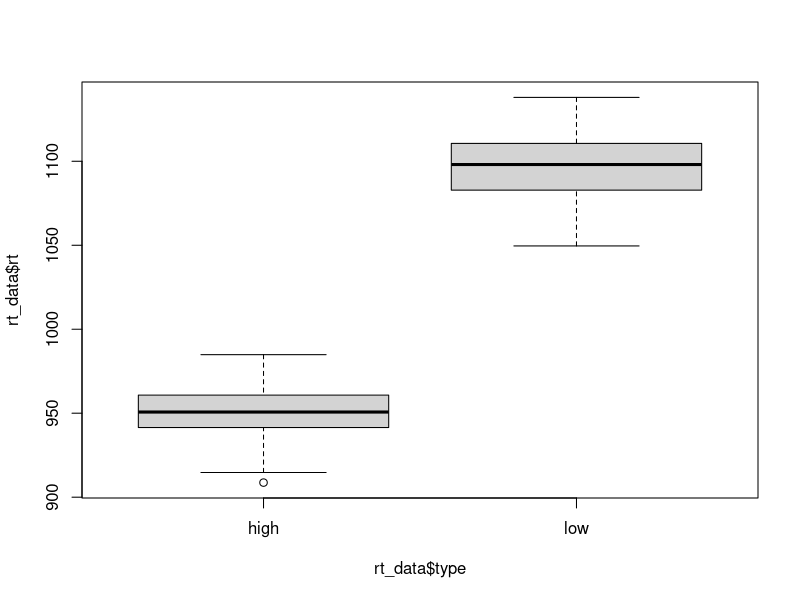
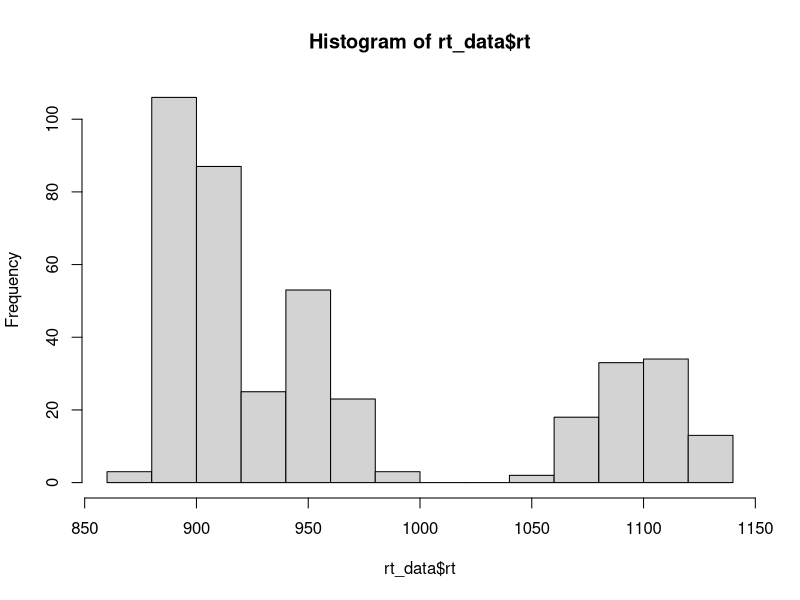
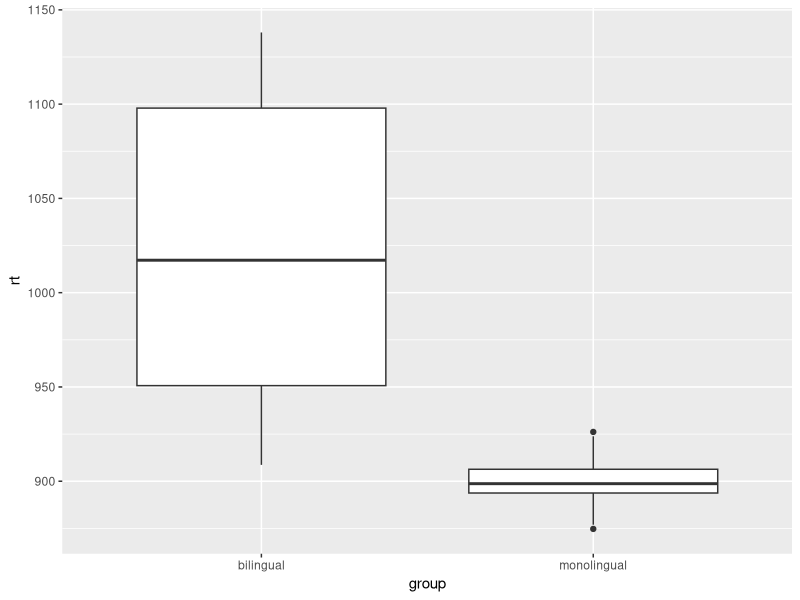
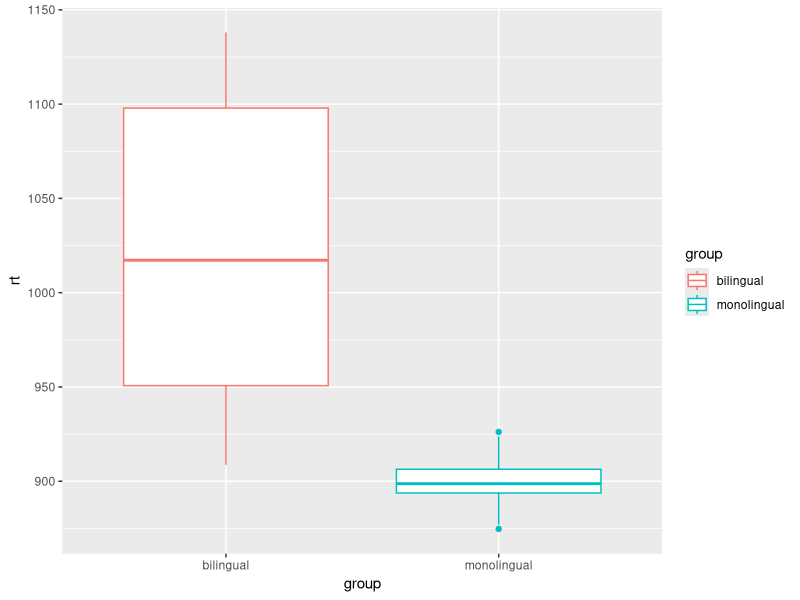
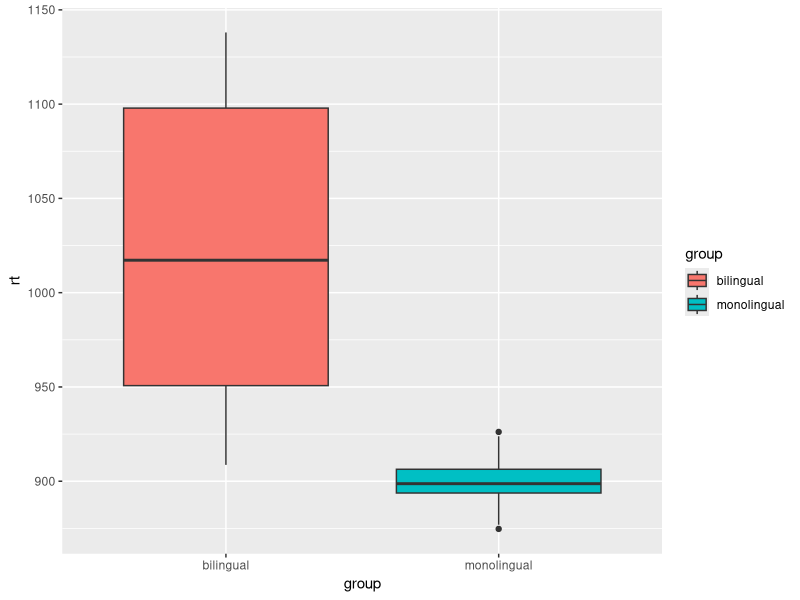
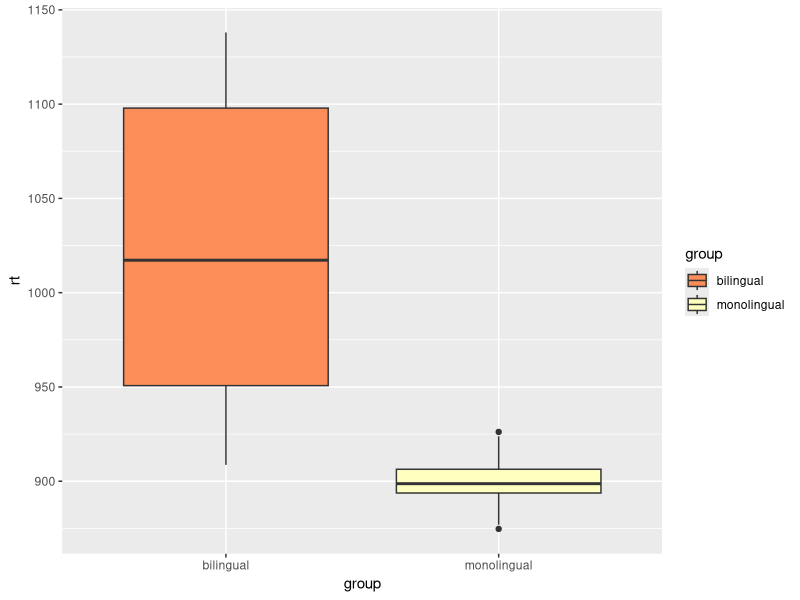
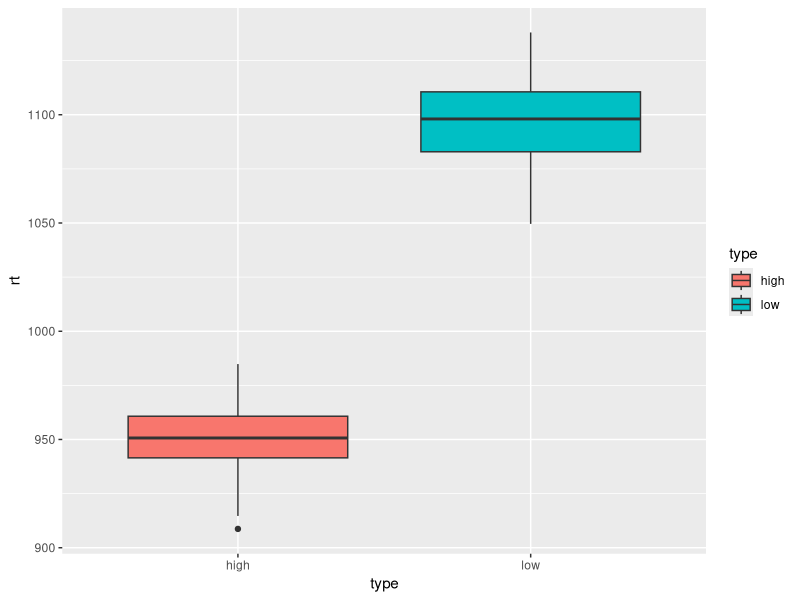
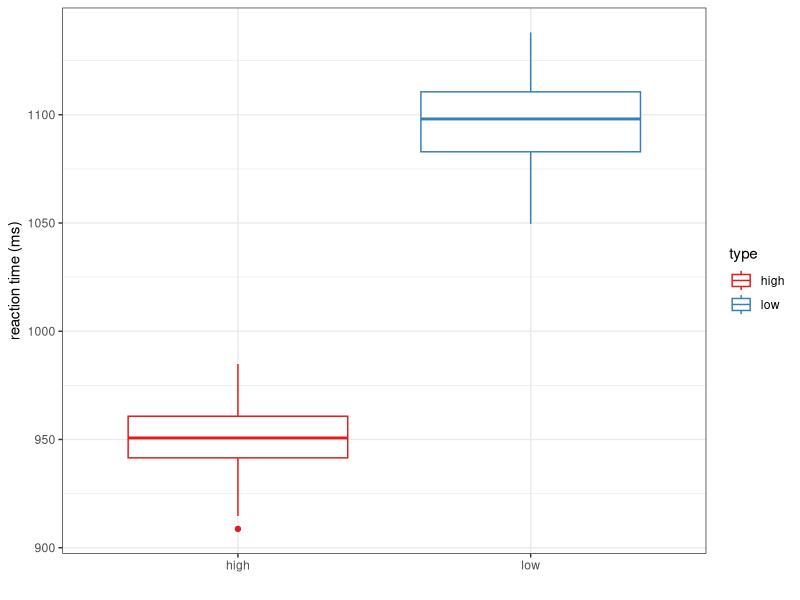

R code for these plots, in order:
## ---- chunk 1
1+3
## ---- chunk 2
## LOAD PACKAGES ####
library(dplyr) # this is a package that makes handling data easier
library(ggplot2) # this is a package that makes nice graphs
## ---- chunk 3
## LOAD IN DATA ####
rt_data = read.delim("reactiondata.txt")
## ---- chunk 4
dim(rt_data)
## ---- chunk 5
head(rt_data)
## ---- chunk 6
tail(rt_data)
## ---- chunk 7
colnames(rt_data)
## ---- chunk 8
# Look at factor levels for some columns
levels(rt_data$group)
levels(rt_data$type)
## ---- chunk 9
table(rt_data$group)
## ---- chunk 10
table(rt_data$type)
## ---- chunk 11
levels(rt_data$rt)
## ---- chunk 12
summary(rt_data$rt)
## ---- chunk 13
boxplot(rt_data$rt ~ rt_data$type)
## ---- chunk 14
# plot and run the group variable in this chunk


## ---- chunk 15
hist(rt_data$rt)
## ---- chunk 16
ggplot(rt_data, aes(x = group, y = rt)) +
  geom_boxplot()
## ---- chunk 17
ggplot(rt_data, aes(x = group, y = rt, colour = group)) +
  geom_boxplot()
## ---- chunk 18
ggplot(rt_data, aes(x = group, y = rt, fill = group)) +
  geom_boxplot()
## ---- chunk 19
ggplot(rt_data, aes(x=group, y=rt, fill=group)) + geom_boxplot() +
   scale_fill_brewer(palette="Spectral")
## ---- chunk 20

## ---- chunk 21

## ---- chunk 22
bl_data = subset(rt_data, group =="bilingual")
## ---- chunk 23
dim(bl_data)
head(bl_data)
tail(bl_data)
## ---- chunk 24
ggplot(bl_data, aes(x=type, y=rt, fill=type)) + geom_boxplot() 
## ---- chunk 25
ggplot(bl_data, aes(x=type, y=rt, colour=type)) + geom_boxplot() +
  ylab("reaction time (ms)") +
  xlab("") +
  scale_colour_brewer(palette = "Set1") +
  theme_bw()
## ---- chunk 26
bl_data_dplyr = rt_data %>%
  filter(group == "bilingual")
## ---- chunk 27
dim(bl_data_dplyr)
head(bl_data_dplyr)
tail(bl_data_dplyr)
## ---- chunk 28
rt_data %>%
  filter(group == "bilingual") %>%
  ggplot(aes(x=type, y=rt, colour=type)) + geom_boxplot() 
## ---- chunk 29
bl_data_dplyr = rt_data %>%
  filter(group != "monolingual")
## ---- chunk 30
quick_rt_data = rt_data %>%
  filter(rt < 1000)
## ---- chunk 31
rt_data %>%
  filter(rt < 1000) %>%
  ggplot(aes(x=group, y=rt, colour=group)) + geom_boxplot() 
## ---- chunk 32
1+3
